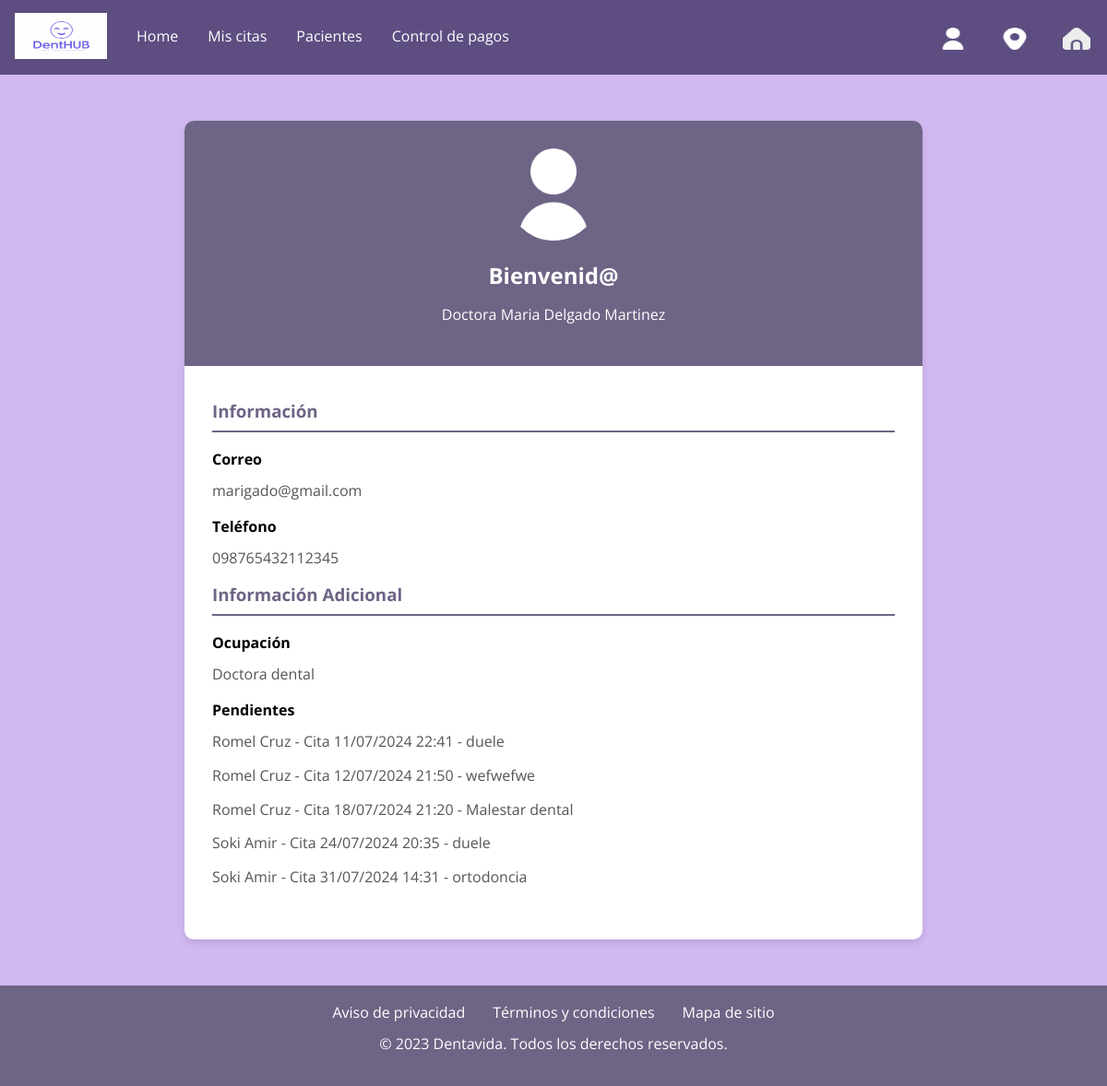
/vista_admin/index.php (signed in), run on the app's committed database.
### tables this page shows
CREATE TABLE `administradores` (
  `id_administrador` int(11) NOT NULL,
  `nombre` varchar(50) DEFAULT NULL,
  `apellido_paterno` varchar(50) DEFAULT NULL,
  `apellido_materno` varchar(50) DEFAULT NULL,
  `correo` varchar(100) DEFAULT NULL,
  `contrasena` varchar(50) DEFAULT NULL,
  `telefono` varchar(15) DEFAULT NULL
);

CREATE TABLE `citas` (
  `id_cita` int(11) NOT NULL,
  `id_paciente` int(11) DEFAULT NULL,
  `fecha_hora` datetime DEFAULT NULL,
  `motivo` varchar(255) DEFAULT NULL,
  `comentarios` text DEFAULT NULL,
  `estado` enum('Confirmada','Pendiente') DEFAULT 'Pendiente',
  `precio` int(200) NOT NULL,
  `monto_total` decimal(10,2) DEFAULT NULL
);

CREATE TABLE `pacientes` (
  `id_paciente` int(11) NOT NULL,
  `nombre` varchar(50) DEFAULT NULL,
  `apellido_paterno` varchar(50) DEFAULT NULL,
  `apellido_materno` varchar(50) DEFAULT NULL,
  `correo` varchar(100) DEFAULT NULL,
  `contrasena` varchar(50) DEFAULT NULL,
  `fecha_nacimiento` date DEFAULT NULL,
  `estado` enum('Activo','Inactivo') DEFAULT 'Inactivo',
  `telefono` varchar(15) DEFAULT NULL,
  `usuario` varchar(50) NOT NULL
);

### vista_admin/index.php (the view, shortened to what this page needs)
<?php
include('../connection/connection.php');
$id_administrador = $_SESSION['id_administrador'];
$stmt = $conn->prepare("SELECT nombre, apellido_paterno, apellido_materno, correo, telefono FROM administradores WHERE id_administrador = ?");
$stmt->bind_param("i", $id_administrador);
$stmt->execute();
$result = $stmt->get_result();
if ($result->num_rows > 0) {
    $admin = $result->fetch_assoc();
} else {
    echo "No se encontraron datos del administrador.";
    exit();
}
$citas_stmt = $conn->prepare(" SELECT c.fecha_hora, c.motivo, p.nombre AS paciente_nombre, p.apellido_paterno AS paciente_apellido
    FROM citas c
    JOIN pacientes p ON c.id_paciente = p.id_paciente
    WHERE c.estado = 'Pendiente'
    ORDER BY c.fecha_hora
");
$citas_stmt->execute();
$citas_result = $citas_stmt->get_result();
$citas = [];
if ($citas_result->num_rows > 0) {
    while ($row = $citas_result->fetch_assoc()) {
        $citas[] = $row;
    }
}
?>
<!DOCTYPE html>
<html lang="es">
<head>
    <link rel="stylesheet" href="../style/normalize.css">
    <link rel="stylesheet" href="./style.css">
</head>
<body>
<header>
        <nav>
            <div class="arriba">
                <a class="navbar-brand" href="#">
                    <img src="../img/logo.png" width="100" height="50" alt="">
                </a>
                <div class="navbar_items">
                    <li><a href="./index.php">Home</a></li>
                    <li><a href="./calendario_admin/index.php">Mis citas</a></li>
                    <li><a href="./pacientes/index.php">Pacientes</a></li>
                    <li><a href="./control_de_pagos/index.php">Control de pagos</a></li>
                    <div class="contenedor_icons">
                        <a class="navbar-brand" href="#">
                            <img src="../img/usuario (1).png" alt="" width="30" height="24">
                        </a>
                        <a class="navbar-brand" href="https://www.google.com.mx/maps/preview">
                            <img src="../img/marcador (2).png" alt="" width="30" height="24">
                        </a>
                        <a class="navbar-brand" href="../index.html">
                            <img src="../img/hogar (2).png" alt="" width="30" height="24">
                        </a>
                    </div>
                </div>
            </div>
        </nav>
    </header>
    <div class="container">
        <div class="profile-card">
            <div class="profile-header">
                <img src="../img/usuario (1).png" alt="User Image" class="profile-img">
                <h2>Bienvenid@</h2>
                <p>Doctora <?= htmlspecialchars($admin['nombre']) . ' ' . htmlspecialchars($admin['apellido_paterno']) . ' ' . htmlspecialchars($admin['apellido_materno']); ?></p>
            </div>
            <div class="profile-info">
                <h3>Información</h3>
                <div class="info-item">
                    <p>Correo</p>
                    <span><?= htmlspecialchars($admin['correo']) ?></span>
                </div>
                <div class="info-item">
                    <p>Teléfono</p>
                    <span><?= htmlspecialchars($admin['telefono']) ?></span>
                </div>
                <h3>Información Adicional</h3>
                <div class="info-item">
                    <p>Ocupación</p>
                    <span>Doctora dental</span>
                </div>
                <div class="info-item">
                    <p>Pendientes</p>
                    <?php foreach ($citas as $cita): ?>
                        <span><?= htmlspecialchars($cita['paciente_nombre']) . ' ' . htmlspecialchars($cita['paciente_apellido']) ?> - Cita <?= date('d/m/Y H:i', strtotime($cita['fecha_hora'])) . ' - ' . htmlspecialchars($cita['motivo']); ?></span><br>
                    <?php endforeach; ?>
                </div>
            </div>
        </div>
    </div>
    <footer>
        <div class="footer-container">
            <ul>
                <li><a href="#aviso-privacidad">Aviso de privacidad</a></li>
                <li><a href="#terminos-y-condiciones">Términos y condiciones</a></li>
                <li><a href="#mapa-de-sitio">Mapa de sitio</a></li>
            </ul>
            <p>&copy; 2023 Dentavida. Todos los derechos reservados.</p>
        </div>
    </footer>
</body>
</html>

### vista_admin/style.css (style rules this page uses)
body { font-family: "Open Sans", sans-serif; background-color: rgb(209, 184, 241); }
.arriba { list-style-type: none; margin: 0; display: block; padding: 0; overflow: hidden; background-color: #5d4d81; }
.contenedor_icons { display: grid; grid-template-columns: repeat(3, 1fr); grid-gap: -20000px; margin-left: 1000px; }
.navbar_items { margin-top: 16px; }
.arriba a { float: left; }
.arriba a { display: block; color: #ffffff; text-align: center; padding: 14px 16px; text-decoration: none; }
.profile-card { background-color: #ffffff; width: 80%; max-width: 800px; box-shadow: 0 4px 8px rgba(0, 0, 0, 0.1); border-radius: 10px; overflow: hidden; margin: 50px auto; }
.profile-header { background-color: #6e6485; color: #ffffff; text-align: center; padding: 30px; }
.profile-header img { width: 100px; height: 100px; border-radius: 50%; }
.profile-info { padding: 20px 30px; }
.profile-info h3 { color: #6e6485; border-bottom: 2px solid #6e6485; padding-bottom: 10px; margin-bottom: 20px; }
.info-item { margin-bottom: 20px; }
.info-item p { font-weight: bold; }
.info-item span { display: block; color: #555555; }
footer { background-color: #6e6485; color: #ffffff; padding: 20px 0; text-align: center; }
.footer-container ul { list-style-type: none; padding: 0; margin: 0 0 10px 0; display: flex; justify-content: center; }
.footer-container ul li { margin: 0 15px; }
.footer-container ul a { color: #ffffff; text-decoration: none; }

### data on the page
administradores: nombre "Maria", apellido_paterno "Delgado", apellido_materno "Martinez", correo "marigado@gmail.com", telefono "098765432112345"
citas: id_paciente.nombre "Romel", id_paciente.apellido_paterno "Cruz", fecha_hora "11/07/2024 22:41", motivo "duele"
citas: id_paciente.nombre "Romel", id_paciente.apellido_paterno "Cruz", fecha_hora "12/07/2024 21:50", motivo "wefwefwe"
citas: id_paciente.nombre "Romel", id_paciente.apellido_paterno "Cruz", fecha_hora "18/07/2024 21:20", motivo "Malestar dental"
citas: id_paciente.nombre "Soki", id_paciente.apellido_paterno "Amir", fecha_hora "24/07/2024 20:35", motivo "duele"
citas: id_paciente.nombre "Soki", id_paciente.apellido_paterno "Amir", fecha_hora "31/07/2024 14:31", motivo "ortodoncia"
